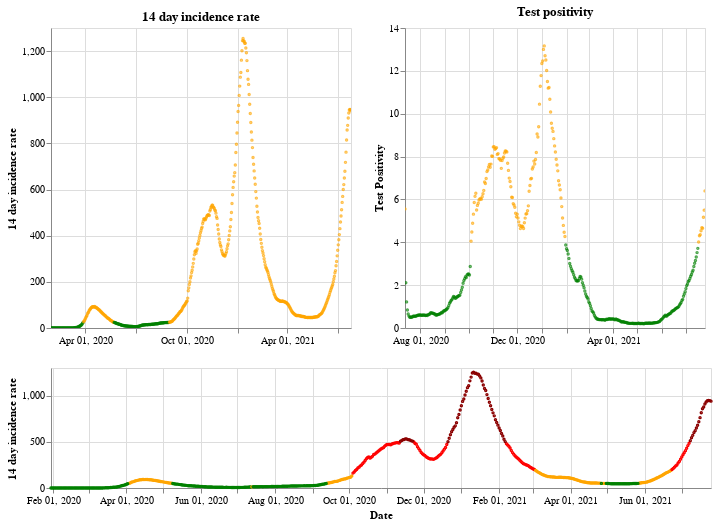

Notebook cell for this chart:
### Markdown cell above
## England

### Code cell
plot_traffic_light('England')

### Figure 1 — Vega-Lite specification as saved in the notebook (floating-point values rounded to 4 significant figures; data arrays with more than 128 entries replaced by an {"elided": "..."} marker saying what was removed)
{"config": {"view": {"continuousWidth": 400, "continuousHeight": 300}}, "vconcat": [{"hconcat": [{"mark": {"type": "point", "size": 2}, "encoding": {"color": {"condition": {"value": "green", "test": "(datum.twoWeeklyCasesRate <= 25)"}, "value": "orange"}, "tooltip": [{"type": "nominal", "field": "areaName"}, {"type": "temporal", "field": "date"}, {"type": "quantitative", "field": "twoWeeklyCasesRate"}, {"type": "quantitative", "field": "testPositivity"}], "x": {"type": "temporal", "axis": {"title": ""}, "field": "date", "scale": {"domain": {"selection": "DateBrush"}}, "timeUnit": "yearmonthdate"}, "y": {"type": "quantitative", "axis": {"title": "14 day incidence rate"}, "field": "twoWeeklyCasesRate"}}, "title": "14 day incidence rate", "width": 300}, {"mark": {"type": "point", "size": 2}, "encoding": {"color": {"condition": {"value": "green", "test": "(datum.testPositivity <= 4)"}, "value": "orange"}, "tooltip": [{"type": "nominal", "field": "areaName"}, {"type": "temporal", "field": "date"}, {"type": "quantitative", "field": "twoWeeklyCasesRate"}, {"type": "quantitative", "field": "testPositivity"}], "x": {"type": "temporal", "axis": {"title": ""}, "field": "date", "scale": {"domain": {"selection": "DateBrush"}}, "timeUnit": "yearmonthdate"}, "y": {"type": "quantitative", "axis": {"title": "Test Positivity"}, "field": "testPositivity"}}, "title": "Test positivity", "width": 300}]}, {"layer": [{"mark": {"type": "point", "size": 2}, "encoding": {"color": {"condition": {"value": "orange", "test": "(((datum.testPositivity < 4) && (datum.twoWeeklyCasesRate >= 50)) && (datum.twoWeeklyCasesRate < 200))"}, "value": "red"}, "opacity": {"condition": {"value": 1, "test": "((datum.twoWeeklyCasesRate >= 50) && (datum.twoWeeklyCasesRate < 500))"}, "value": 0}, "tooltip": [{"type": "nominal", "field": "areaName"}, {"type": "temporal", "field": "date"}, {"type": "quantitative", "field": "twoWeeklyCasesRate"}, {"type": "quantitative", "field": "testPositivity"}], "x": {"type": "temporal", "axis": {"title": "Date"}, "field": "date", "timeUnit": "yearmonthdate"}, "y": {"type": "quantitative", "axis": {"title": "14 day incidence rate"}, "field": "twoWeeklyCasesRate"}}, "selection": {"DateBrush": {"type": "interval", "encodings": ["x"], "fields": ["Time"]}}}, {"mark": {"type": "point", "size": 2}, "encoding": {"color": {"value": "darkred"}, "opacity": {"condition": {"value": 1, "test": "(datum.twoWeeklyCasesRate >= 500)"}, "value": 0}, "tooltip": [{"type": "nominal", "field": "areaName"}, {"type": "temporal", "field": "date"}, {"type": "quantitative", "field": "twoWeeklyCasesRate"}, {"type": "quantitative", "field": "testPositivity"}], "x": {"type": "temporal", "axis": {"title": "Date"}, "field": "date", "timeUnit": "yearmonthdate"}, "y": {"type": "quantitative", "axis": {"title": "14 day incidence rate"}, "field": "twoWeeklyCasesRate"}}}, {"mark": {"type": "point", "size": 2}, "encoding": {"color": {"condition": {"value": "green", "test": "((datum.testPositivity < 4) && (datum.twoWeeklyCasesRate < 50))"}, "value": "orange"}, "opacity": {"condition": {"value": 1, "test": "(datum.twoWeeklyCasesRate < 50)"}, "value": 0}, "tooltip": [{"type": "nominal", "field": "areaName"}, {"type": "temporal", "field": "date"}, {"type": "quantitative", "field": "twoWeeklyCasesRate"}, {"type": "quantitative", "field": "testPositivity"}], "x": {"type": "temporal", "axis": {"title": "Date"}, "field": "date", "timeUnit": "yearmonthdate"}, "y": {"type": "quantitative", "axis": {"title": "14 day incidence rate"}, "field": "twoWeeklyCasesRate"}}}], "height": 120, "width": 660}], "data": {"name": "data-10c108a3de80fe96c667562845b2593a"}, "$schema": "https://vega.github.io/schema/vega-lite/v4.8.1.json", "datasets": {"data-10c108a3de80fe96c667562845b2593a": {"elided": "543 records"}}}
